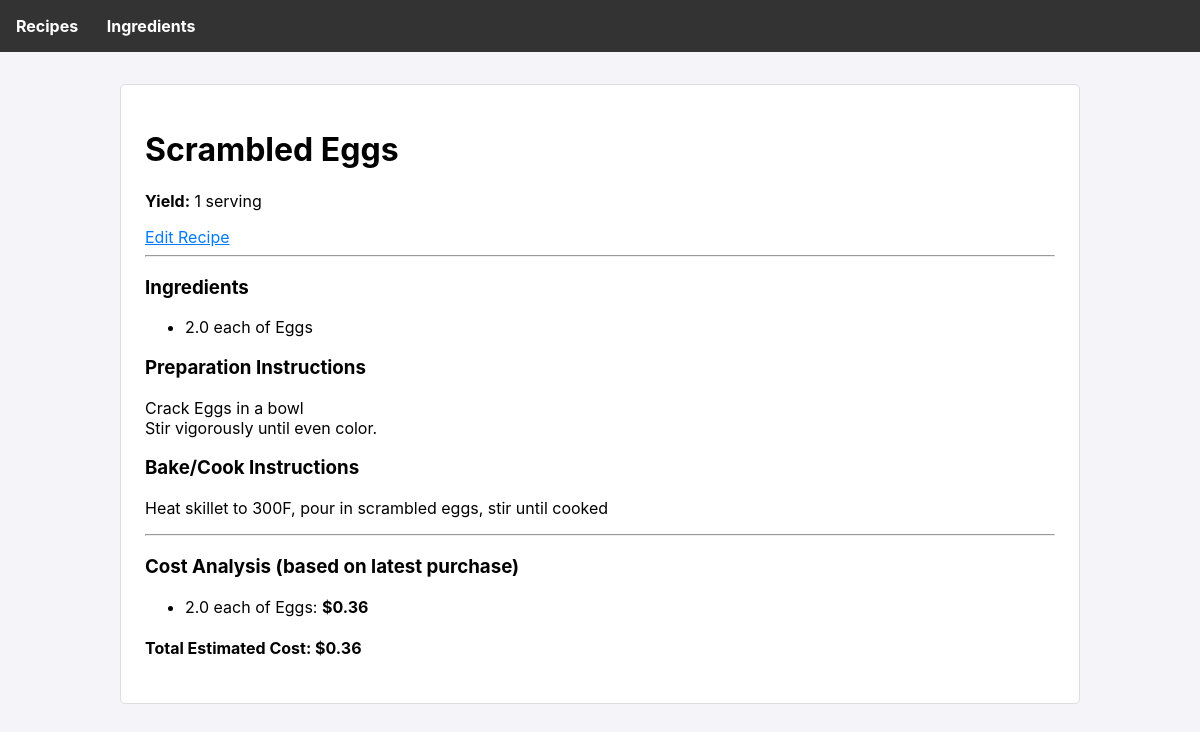
The app's page /recipe/1, older data.
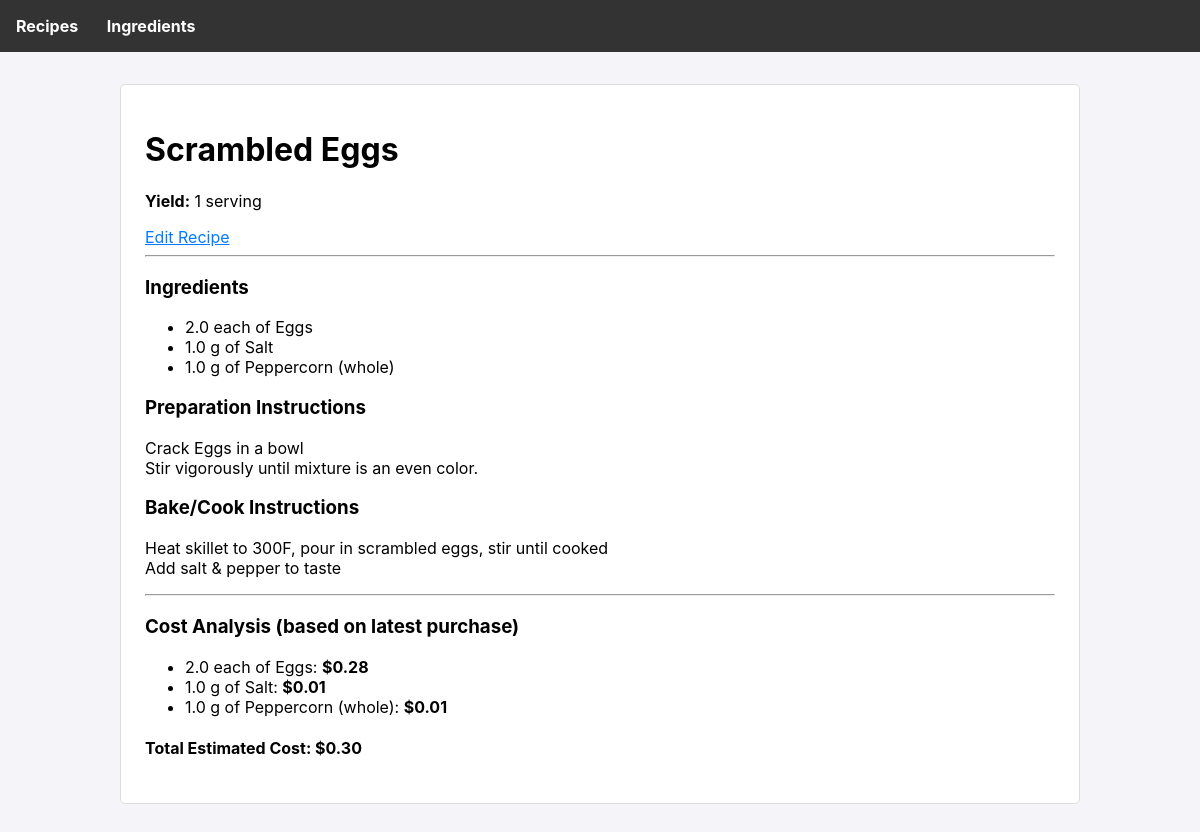
The same page, newer data.
### tables this page shows
CREATE TABLE recipe_ingredients (
        recipe_id INTEGER NOT NULL,
        ingredient_id INTEGER NOT NULL,
        amount_needed REAL NOT NULL,
        unit_needed TEXT NOT NULL,
        PRIMARY KEY (recipe_id, ingredient_id),
        FOREIGN KEY (recipe_id) REFERENCES recipes (id),
        FOREIGN KEY (ingredient_id) REFERENCES ingredients (id)
    );

CREATE TABLE ingredients (
        id INTEGER PRIMARY KEY AUTOINCREMENT,
        name TEXT UNIQUE NOT NULL
    );

CREATE TABLE recipes (
        id INTEGER PRIMARY KEY AUTOINCREMENT,
        name TEXT UNIQUE NOT NULL,
        preparation_instructions TEXT,
        bake_instructions TEXT,
        yield TEXT
    );

### app.py (the view)
@app.route('/recipe/<int:recipe_id>')
def recipe_detail(recipe_id):
    db = get_db()
    recipe = db.execute('SELECT * FROM recipes WHERE id = ?', (recipe_id,)).fetchone()
    ingredients = db.execute('''
        SELECT i.name, ri.amount_needed, ri.unit_needed
        FROM recipe_ingredients ri
        JOIN ingredients i ON ri.ingredient_id = i.id
        WHERE ri.recipe_id = ?
    ''', (recipe_id,)).fetchall()
    cost_info = calculate_recipe_cost(recipe_id)
    return render_template('recipe_detail.html', recipe=recipe, ingredients=ingredients, cost_info=cost_info)

### app.py (called while the page is built)
def get_db():
    if 'db' not in g:
        g.db = sqlite3.connect(DATABASE)
        g.db.row_factory = sqlite3.Row
    return g.db

### templates/recipe_detail.html
{% extends 'base.html' %}
{% block content %}
    <div class="card">
        <h1>{{ recipe.name }}</h1>
        <p><strong>Yield:</strong> {{ recipe.yield }}</p>
        <a href="{{ url_for('edit_recipe', recipe_id=recipe.id) }}">Edit Recipe</a>
        <hr>
        <h3>Ingredients</h3>
        <ul>
            {% for ingredient in ingredients %}
            <li>{{ ingredient.amount_needed }} {{ ingredient.unit_needed }} of {{ ingredient.name }}</li>
            {% endfor %}
        </ul>
        <h3>Preparation Instructions</h3>
        <p style="white-space: pre-wrap;">{{ recipe.preparation_instructions }}</p>
        <h3>Bake/Cook Instructions</h3>
        <p style="white-space: pre-wrap;">{{ recipe.bake_instructions }}</p>
        <hr>
        <h3>Cost Analysis (based on latest purchase)</h3>
        <ul>
            {% for item in cost_info.breakdown %}
            <li>{{ item.name }}: <strong>${{ item.cost }}</strong> {% if item.note %}({{item.note}}){% endif %}</li>
            {% endfor %}
        </ul>
        <h4><strong>Total Estimated Cost: ${{ '%.2f'|format(cost_info.total) }}</strong></h4>
    </div>
{% endblock %}```

Row changes from the older to the newer data that the page shows:
changed recipes "Scrambled Eggs": preparation_instructions "Crack Eggs in a bowl Stir vigorously until even color." → "Crack Eggs in a bowl Stir vigorously until mixture is an even color."; bake_instructions "Heat skillet to 300F, pour in scrambled eggs, stir until cooked" → "Heat skillet to 300F, pour in scrambled eggs, stir until cooked Add salt & pepper to taste"
added recipe_ingredients: amount_needed "1.0", unit_needed "g", name "Salt"
added recipe_ingredients: amount_needed "1.0", unit_needed "g", name "Peppercorn (whole)"
Text that changed along with them:
{{ '%.2f'|format(cost_info.total) }}: "0.36" → "0.30"
new list line: "2.0 each of Eggs : $ 0.28"
new list line: "1.0 g of Salt : $ 0.01"
new list line: "1.0 g of Peppercorn (whole) : $ 0.01"
list line gone: "2.0 each of Eggs : $ 0.36"
